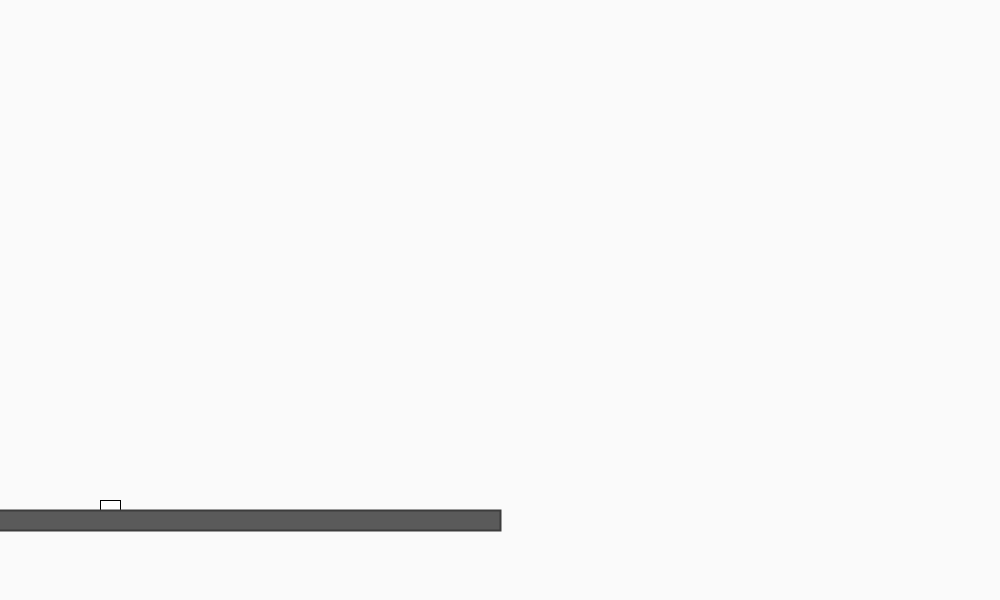
Frame 1 (no input)
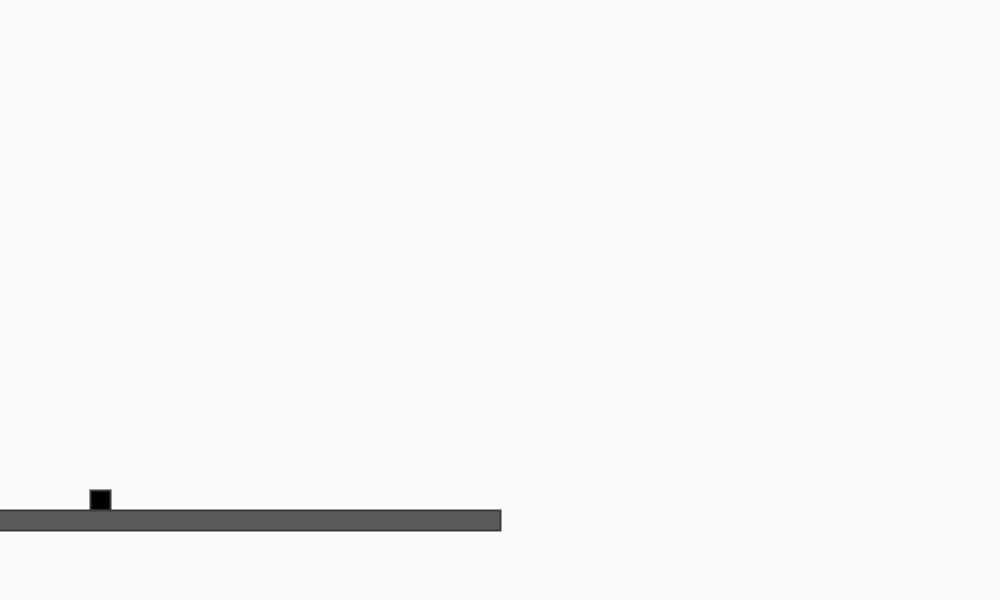
Frame 60 (the mouse pressed at the canvas centre just before this capture)
Frame 120 (the mouse held since frame 60 and released just before this capture): identical to frame 60, image omitted

The Processing sketch that drew these frames (run headless with seeded random() and noise(); from frame 60 on, the mouse is pressed at the canvas centre):

// Processing sketch: Eksamens_Spil__4_4_
// ── Eksamens_Spil__4_4_.pde
int Xpos = 100;
int Ypos = 500;
color b = 0;
color p1 = 90;
color p2 = 60;

void setup() {
  smooth();
  size(1000,600);
  
}

void draw() {
  background(250);
  player();
  bane();
  
}
  
void bane() {  
  rect(0,520,1000,20);
  fill(b);
  
}

void player() {
  rect(Xpos,Ypos,20,20);
  rectMode(CENTER);
  fill(p1);
  stroke(p2);
  strokeWeight(2); 
  playerMove();
  
}

void playerMove() {  
  if (Ypos >= 500)
      Ypos = 500;  
  else Ypos = Ypos + 1;
  if (Ypos <= 460)
       Ypos = 500;
  else Ypos = Ypos - 0;
  
}

void keyPressed() {
  if (key == CODED) {
  if (keyCode == UP) {Ypos -= 40;}  
  if (keyCode == LEFT) {Xpos -= 7;}  
  if (keyCode == RIGHT) {Xpos += 7;}  
  } 
}
